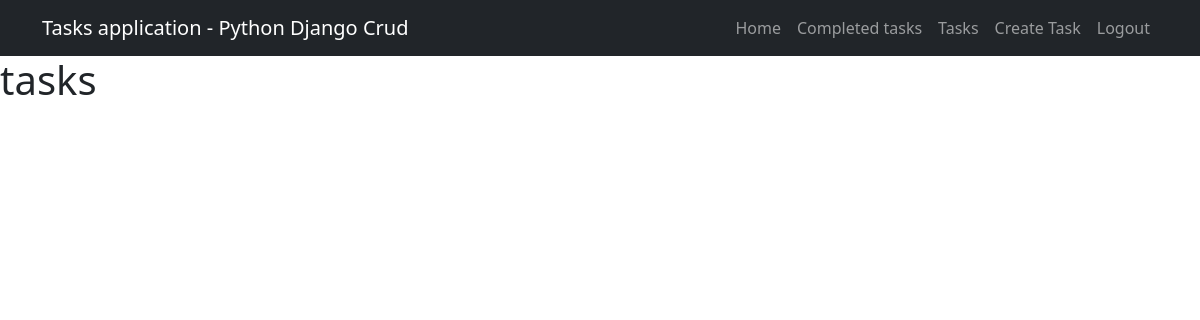
The page /tasks_completed/ (signed in) on the database as committed earlier.
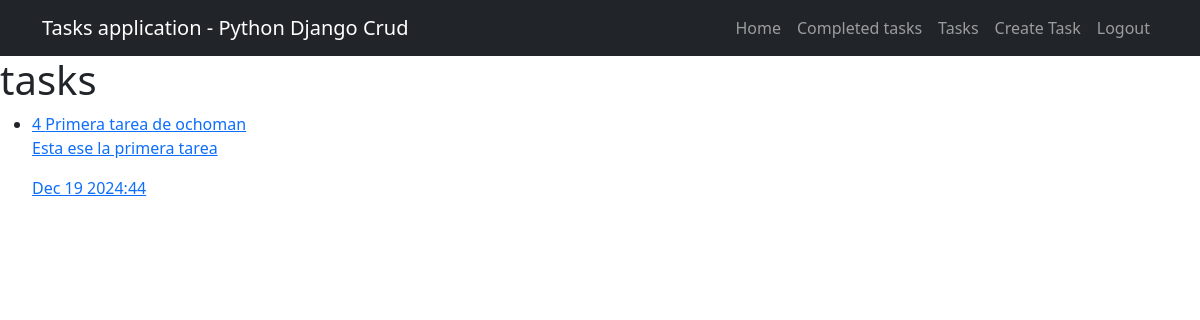
The same page on the database as committed later.
### tasks/models.py (models this page shows, shortened)
class Task(models.Model):
  title = models.CharField(max_length=200)
  description = models.TextField(max_length=1000)
  created = models.DateTimeField(auto_now_add=True)
  datecompleted = models.DateTimeField(null=True, blank=True)
  important = models.BooleanField(default=False)
  user = models.ForeignKey(User, on_delete=models.CASCADE)

### tasks/views.py (the view)
# urls.py: path('tasks_completed/', views.tasks_completed, name='tasks_completed'),
@login_required
def tasks_completed(request):
    tasks = Task.objects.filter(user=request.user, datecompleted__isnull=False).order_by('-datecompleted')
    return render(request, 'tasks.html', {"tasks": tasks})

### tasks/templates/tasks.html
{% extends 'base.html' %} {% block content %}
<h1>tasks</h1>
<ul>
  {% for task in tasks %}
  <li>
    <a href="{% url 'task_detail' task.id %}">
      {% if task.important %}
      <strong>{{task.title}}</strong>
      {% else %} {{task.id}} {{task.title}} {% endif %}
      <p>{{task.description}}</p>
      {{task.datecompleted|date:'M j Y:i'}}
    </a>
  </li>
  {% endfor %}
</ul>
{% endblock %}

### tasks/templates/base.html (shortened to what this page needs)
<!DOCTYPE html>
<html lang="en">
  <head>
    <link rel="stylesheet" href="https://cdn.jsdelivr.net/npm/bootstrap@5.2.0/dist/css/bootstrap.min.css">
  </head>
  <body>
    {% include '_navbar.html' %}
    {% block content %}
    {% endblock %}
  </body>
</html>

### tasks/templates/_navbar.html (shortened to what this page needs)
<nav class="navbar navbar-expand-lg navbar-dark bg-dark">
  <div class="container">
    <a class="navbar-brand" href="/">Tasks application - Python Django Crud</a>
    <div class="collapse navbar-collapse" id="navbarNav">
      <ul class="navbar-nav ms-auto">
        <li class="nav-item">
          <a href="/" class="nav-link">Home</a>
        </li>
        {% if user.is_authenticated %}
        <li class="nav-item">
          <a href="{% url 'tasks_completed' %}" class="nav-link"
            >Completed tasks</a
          >
        </li>
        <li class="nav-item">
          <a href="{% url 'tasks' %}" class="nav-link">Tasks</a>
        </li>
        <li class="nav-item">
          <a href="{% url 'create_task' %}" class="nav-link">Create Task</a>
        </li>
        <li class="nav-item">
          <a class="nav-link" href="/logout">Logout</a>
        </li>
        {% endif %}
      </ul>
    </div>
  </div>
</nav>

Rows that differ between the two databases and show on the page:
added Task: id "4", title "Primera tarea de ochoman", description "Esta ese la primera tarea", datecompleted "Dec 19 2024:44"
